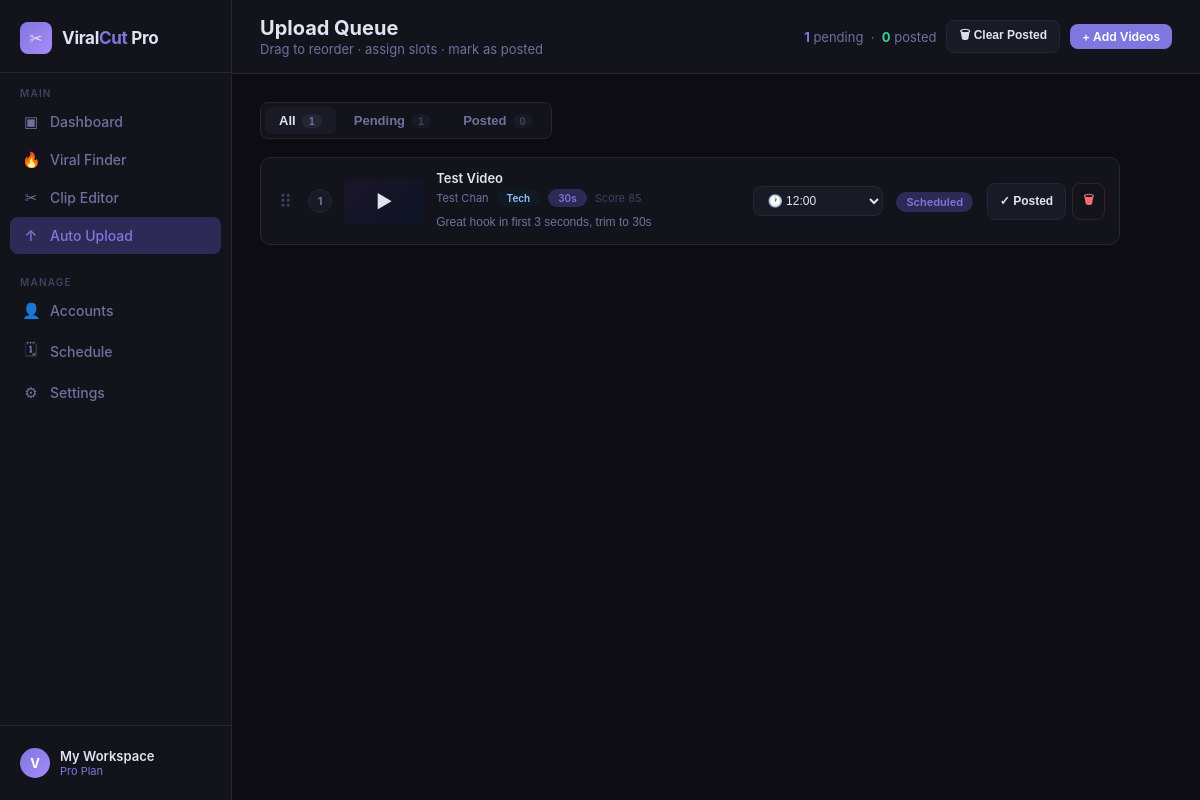
The app's page /auto-upload with its own data.
### tables this page shows
CREATE TABLE queue (
            id INTEGER PRIMARY KEY AUTOINCREMENT,
            video_id TEXT NOT NULL,
            title TEXT NOT NULL,
            channel TEXT NOT NULL,
            thumbnail TEXT NOT NULL,
            views TEXT NOT NULL,
            likes TEXT NOT NULL,
            genre TEXT NOT NULL,
            score INTEGER NOT NULL,
            duration INTEGER NOT NULL,
            added_at DATETIME DEFAULT CURRENT_TIMESTAMP,
            status TEXT NOT NULL DEFAULT 'pending'
        , sort_order INTEGER NOT NULL DEFAULT 0, assigned_slot INTEGER REFERENCES schedule(id), notes TEXT NOT NULL DEFAULT '');

### app.py (the view)
@app.route("/auto-upload")
def auto_upload():
    conn = get_db()
    queue = conn.execute("SELECT * FROM queue ORDER BY sort_order ASC, added_at ASC").fetchall()
    slots = conn.execute("SELECT * FROM schedule ORDER BY id").fetchall()
    pending_count = sum(1 for r in queue if r["status"] == "pending")
    posted_count  = sum(1 for r in queue if r["status"] == "posted")
    conn.close()
    return render_template("auto_upload.html", active="auto-upload",
                           queue=queue, slots=slots,
                           pending_count=pending_count, posted_count=posted_count)

### db.py (called while the page is built)
def get_db():
    conn = sqlite3.connect(DB_PATH)
    conn.row_factory = sqlite3.Row
    return conn

### templates/auto_upload.html (shortened to what this page needs)
{% extends "base.html" %}
{% block page_title %}Upload Queue{% endblock %}
{% block page_subtitle %}Drag to reorder · assign slots · mark as posted{% endblock %}
{% block topbar_actions %}
<div style="display:flex;align-items:center;gap:10px">
    <div style="font-size:13px;color:var(--text-muted)">
        <span style="color:var(--accent);font-weight:700">{{ pending_count }}</span> pending
        &nbsp;·&nbsp;
        <span style="color:var(--green);font-weight:700">{{ posted_count }}</span> posted
    </div>
    {% if pending_count > 0 or posted_count > 0 %}
    <form method="POST" action="/queue/clear-posted" style="display:inline">
        <button type="submit" class="btn btn-secondary btn-sm">🗑 Clear Posted</button>
    </form>
    {% endif %}
    <a href="/viral-finder" class="btn btn-primary btn-sm">+ Add Videos</a>
</div>
{% endblock %}
{% block content %}
<div style="display:flex;gap:4px;margin-bottom:18px;background:var(--surface);border:1px solid var(--border);border-radius:8px;padding:4px;width:fit-content">
    <button onclick="setTab('all')"     id="tab-all"     class="tab-btn active">All <span class="tab-count">{{ queue|length }}</span></button>
    <button onclick="setTab('pending')" id="tab-pending" class="tab-btn">Pending <span class="tab-count">{{ pending_count }}</span></button>
    <button onclick="setTab('posted')"  id="tab-posted"  class="tab-btn">Posted <span class="tab-count">{{ posted_count }}</span></button>
</div>
{% if queue %}
<div id="queue-list" style="display:flex;flex-direction:column;gap:8px;max-width:860px">
    {% for item in queue %}
    <div class="q-row" id="qrow-{{ item.id }}" data-id="{{ item.id }}" data-status="{{ item.status }}"
         style="display:flex;align-items:center;gap:12px;background:var(--surface);border:1px solid var(--border);border-radius:10px;padding:12px 14px;transition:opacity 0.2s;{% if item.status == 'posted' %}opacity:0.55{% endif %}">
        <div class="drag-handle" title="Drag to reorder"
             style="cursor:grab;color:var(--text-faint);font-size:18px;padding:0 4px;flex-shrink:0;user-select:none">⠿</div>
        <div class="pos-badge" style="width:24px;height:24px;border-radius:50%;background:var(--surface2);border:1px solid var(--border);display:flex;align-items:center;justify-content:center;font-size:11px;font-weight:700;color:var(--text-muted);flex-shrink:0">
            {{ loop.index }}
        </div>
        {% if item.thumbnail %}
        <img src="{{ item.thumbnail }}" style="width:80px;height:45px;object-fit:cover;border-radius:6px;flex-shrink:0">
        {% else %}
        <div style="width:80px;height:45px;background:linear-gradient(135deg,#1a1527,#0e1527);border-radius:6px;display:flex;align-items:center;justify-content:center;font-size:18px;flex-shrink:0">▶</div>
        {% endif %}
        <div style="flex:1;min-width:0">
            <div style="font-size:13px;font-weight:600;color:var(--text);white-space:nowrap;overflow:hidden;text-overflow:ellipsis">{{ item.title }}</div>
            <div style="display:flex;align-items:center;gap:8px;margin-top:3px;flex-wrap:wrap">
                <span style="font-size:11px;color:var(--text-muted)">{{ item.channel }}</span>
                <span class="badge
                    {% if item.genre == 'Automotive' %}badge-auto
                    {% elif item.genre == 'Food' %}badge-food
                    {% elif item.genre == 'DIY' %}badge-diy
                    {% elif item.genre == 'Tech' %}badge-tech
                    {% elif item.genre == 'Gaming' %}badge-yellow
                    {% else %}badge-life{% endif %}" style="font-size:10px">{{ item.genre }}</span>
                <span class="badge badge-purple" style="font-size:10px">{{ item.duration }}s</span>
                <span style="font-size:11px;color:var(--text-faint)">Score {{ item.score }}</span>
            </div>
            <div style="display:flex;align-items:center;gap:6px;margin-top:6px">
                <input
                    type="text"
                    class="notes-input"
                    data-id="{{ item.id }}"
                    value="{{ item.notes | e }}"
                    placeholder="Add caption / posting notes…"
                    maxlength="280"
                    style="flex:1;background:transparent;border:none;border-bottom:1px solid transparent;border-radius:0;padding:2px 0;font-size:12px;color:var(--text-muted);outline:none;transition:border-color 0.15s;min-width:0"
                    onfocus="this.style.borderBottomColor='var(--accent)';this.style.color='var(--text)'"
                    onblur="saveNotes(this)"
                    onkeydown="if(event.key==='Enter'){this.blur()}"
                >
            </div>
        </div>
        <div style="flex-shrink:0;min-width:130px">
            <select class="slot-select"
                    data-id="{{ item.id }}"
                    onchange="assignSlot(this)"
                    style="background:var(--surface2);border:1px solid var(--border);border-radius:8px;padding:6px 10px;font-size:12px;color:var(--text);outline:none;width:100%;cursor:pointer">
                {% for slot in slots %}
                <option value="{{ slot.id }}" {% if item.assigned_slot == slot.id %}selected{% endif %}>
                    🕐 {{ slot.slot_time }}{% if not slot.enabled %} (off){% endif %}
                </option>
                {% endfor %}
            </select>
        </div>
        <div style="flex-shrink:0;width:80px;text-align:center">
            {% if item.status == 'posted' %}
            <span class="badge badge-green">✓ Posted</span>
            {% elif item.assigned_slot %}
            <span class="badge badge-purple">Scheduled</span>
            {% else %}
            <span class="badge" style="background:var(--surface2);color:var(--text-faint)">Pending</span>
            {% endif %}
        </div>
        <div style="display:flex;gap:6px;flex-shrink:0">
            {% if item.status == 'pending' %}
            <button onclick="markPosted({{ item.id }}, this)"
                    class="btn btn-secondary btn-sm"
                    title="Mark as posted"
                    style="font-size:12px">✓ Posted</button>
            {% else %}
            <button onclick="markPending({{ item.id }}, this)"
                    class="btn btn-secondary btn-sm"
                    title="Move back to pending"
                    style="font-size:12px;color:var(--text-muted)">↩ Undo</button>
            {% endif %}
            <form method="POST" action="/queue/remove/{{ item.id }}" style="display:inline"
                  onsubmit="return confirm('Remove from queue?')">
                <button type="submit" class="btn btn-danger btn-sm btn-icon" title="Remove">🗑</button>
            </form>
        </div>
    </div>
    {% endfor %}
</div>
{% endif %}
{% endblock %}

### static/style.css (style rules this page uses)
:root { --bg: #0c0c12; --surface: #13131c; --surface2: #1a1a27; --border: #252535; --accent: #7F77DD; --accent-dim: #2d2a55; --accent-hover: #9b94e8; --text: #e2e2f0; --text-muted: #7070a0; --text-faint: #404060; --green: #34d399; --red: #f87171; --yellow: #fbbf24; --radius: 10px; }
* { margin: 0; padding: 0; box-sizing: border-box; }
body { font-family: -apple-system, BlinkMacSystemFont, 'Segoe UI', 'Inter', sans-serif; background: var(--bg); color: var(--text); display: flex; height: 100vh; overflow: hidden; }
.btn { display: inline-flex; align-items: center; gap: 7px; padding: 8px 16px; border-radius: 8px; font-size: 13px; font-weight: 600; cursor: pointer; border: none; text-decoration: none; transition: all 0.14s; }
.btn-primary { background: var(--accent); color: white; }
.btn-secondary { background: var(--surface2); color: var(--text); border: 1px solid var(--border); }
.btn-danger { background: transparent; color: var(--red); border: 1px solid #3a2020; }
.btn-sm { padding: 5px 12px; font-size: 12px; }
.btn-icon { padding: 7px 10px; }
.badge { display: inline-block; padding: 3px 10px; border-radius: 20px; font-size: 11px; font-weight: 600; }
.badge-purple { background: var(--accent-dim); color: var(--accent); }
.badge-tech { background: #101a24; color: #93c5fd; }

### templates/auto_upload.html (style rules this page uses)
.tab-btn { padding: 6px 14px; border-radius: 6px; border: none; background: transparent; color: var(--text-muted); font-size: 13px; font-weight: 600; cursor: pointer; transition: all 0.14s; display: flex; align-items: center; gap: 6px; }
.tab-btn.active { background: var(--surface2); color: var(--text); }
.tab-count { background: var(--surface2); border-radius: 10px; padding: 1px 7px; font-size: 11px; color: var(--text-faint); }
.tab-btn.active .tab-count { background: var(--border); color: var(--text-muted); }

### records on screen
queue: title "Test Video", channel "Test Chan", genre "Tech", duration "30", score "85", id "Great hook in first 3 seconds, trim to 30s", assigned_slot+id "🕐 12:00", status "Scheduled"

### other values on screen
{{ pending_count }} "1"
{{ posted_count }} "0"
{{ queue|length }} "1"
